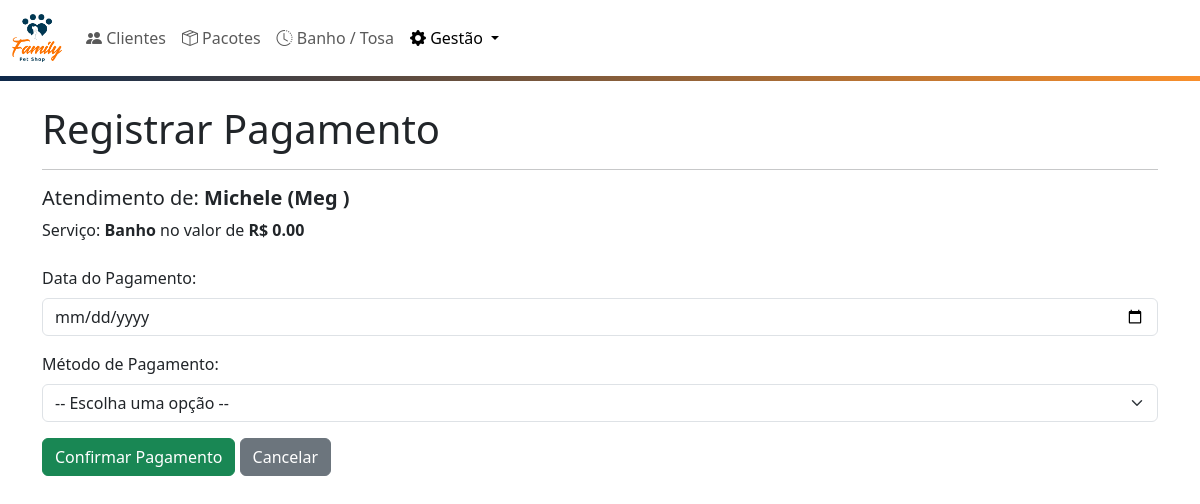
Screenshot of /atendimento/registrar_pagamento/1 with the database file from the repository.
### app.py (models this page shows, shortened)
class Cliente(db.Model):
    id = db.Column(db.Integer, primary_key=True)
    nome_tutor = db.Column(db.String(100), nullable=False)
    telefone = db.Column(db.String(20), nullable=False)
    nome_pet = db.Column(db.String(100), nullable=False)
    raca_pet = db.Column(db.String(50))

class Atendimento(db.Model):
    id = db.Column(db.Integer, primary_key=True)
    data = db.Column(db.Date, nullable=False)
    nome_servico = db.Column(db.String(100), nullable=False)
    preco = db.Column(db.Float, nullable=False)
    observacao = db.Column(db.Text, nullable=True)
    status_pagamento = db.Column(db.String(50), default='Pendente')
    data_pagamento = db.Column(db.Date, nullable=True)
    metodo_pagamento = db.Column(db.String(50), nullable=True)
    status_presenca = db.Column(db.String(50), default='Agendado')
    cliente_id = db.Column(db.Integer, db.ForeignKey('cliente.id'), nullable=False)
    pacote_id = db.Column(db.Integer, db.ForeignKey('pacote.id'), nullable=True)
    cliente = db.relationship('Cliente', backref=db.backref('atendimentos', lazy=True))

### app.py (the view, shortened to what this page needs)
@app.route('/atendimento/registrar_pagamento/<int:atendimento_id>', methods=['GET', 'POST'])
def registrar_pagamento(atendimento_id):
    atendimento = Atendimento.query.get_or_404(atendimento_id)
    return render_template('registrar_pagamento.html', atendimento=atendimento)

### app.py (called while the page is built)
def format_currency(value):
    if value is None:
        return "0,00"
    return locale.format_string("%.2f", value, grouping=True)

### templates/registrar_pagamento.html (shortened to what this page needs)
{% extends 'base.html' %}
{% block content %}
  <h1>Registrar Pagamento</h1>
  <hr>
  <h5>Atendimento de: <strong>{{ atendimento.cliente.nome_tutor }} ({{ atendimento.cliente.nome_pet }})</strong></h5>
  <p>
    Serviço: <strong>{{ atendimento.nome_servico }}</strong> no valor de <strong>R$ {{ atendimento.preco | float | currency }}</strong>
  </p>
  <form method="POST" class="mt-4">
    <div class="mb-3">
      <label for="data_pagamento" class="form-label">Data do Pagamento:</label>
      <input type="date" id="data_pagamento" name="data_pagamento" class="form-control" required>
    </div>
    <div class="mb-3">
        <label for="metodo_pagamento" class="form-label">Método de Pagamento:</label>
        <select name="metodo_pagamento" id="metodo_pagamento" class="form-select" required>
            <option value="" disabled selected>-- Escolha uma opção --</option>
        </select>
    </div>
    <button type="submit" class="btn btn-success" onclick="return confirm('Confirma o pagamento de R$ {{ '%.2f' % atendimento.preco }}?');">Confirmar Pagamento</button>
    <a href="{{ url_for('financeiro') }}" class="btn btn-secondary">Cancelar</a>
  </form>
{% endblock %}

### static/style.css (style rules this page uses)
:root { --brand-blue: #0E294B; --brand-orange: #F98F2B; --brand-red: #D22B2B; --brand-green: #2B7A09; }

### rows the page displays
Cliente: cliente.nome_tutor "Michele", cliente.nome_pet "Meg"
Atendimento: nome_servico "Banho", preco "0.00"
